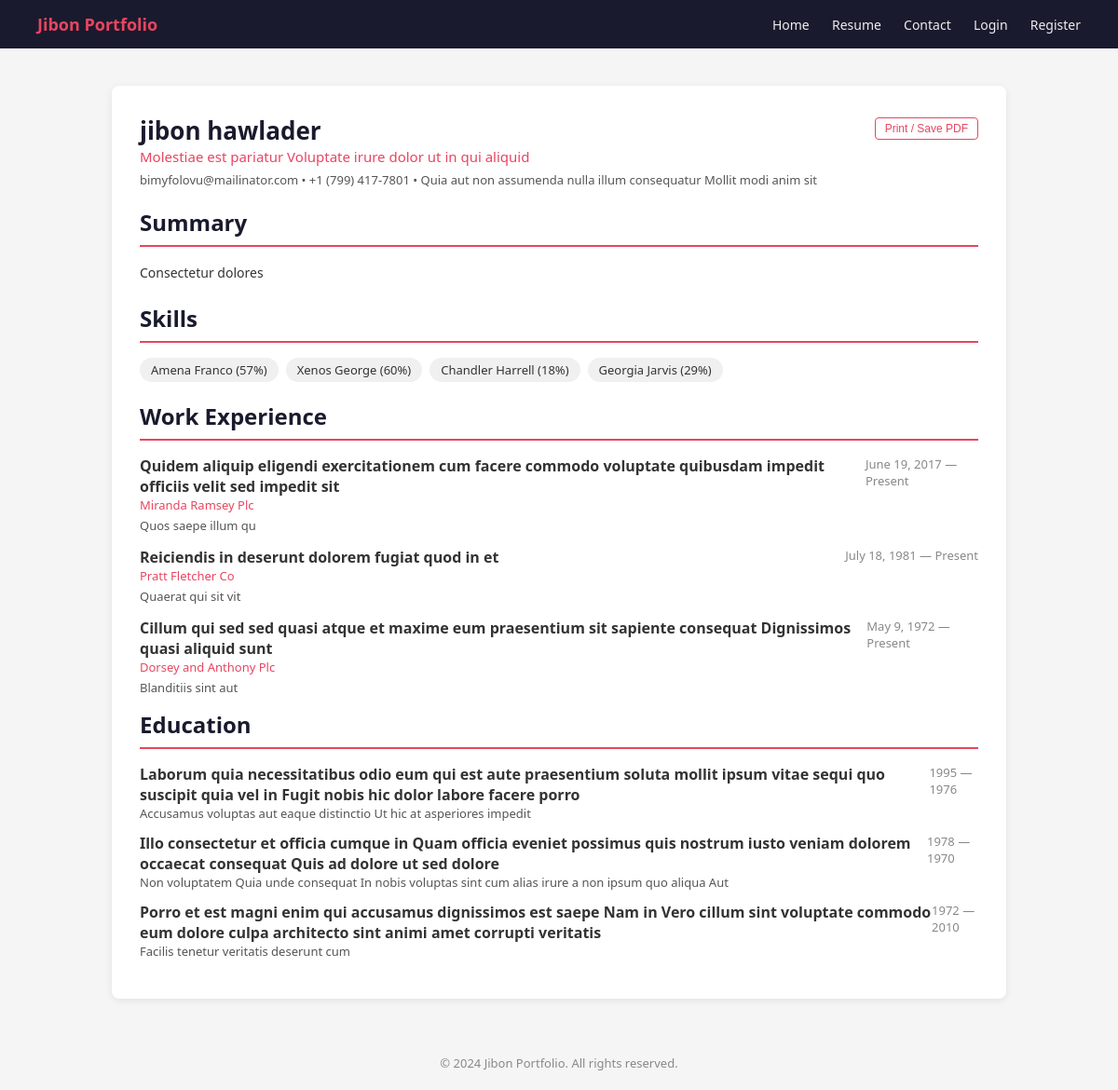
Screenshot of /resume/ with the database file from the repository.
### Portfolio/models.py (models this page shows, shortened)
class Profile(models.Model):
    name = models.CharField(max_length=100)
    title = models.CharField(max_length=150)
    bio = models.TextField()
    email = models.EmailField()
    phone = models.CharField(max_length=20, blank=True)
    address = models.CharField(max_length=200, blank=True)
    github = models.URLField(blank=True)
    linkedin = models.URLField(blank=True)
    photo = models.ImageField(upload_to='profile/', blank=True, null=True)

class Skill(models.Model):
    name = models.CharField(max_length=100)
    level = models.IntegerField(default=80, help_text="Percentage 0-100")

class Experience(models.Model):
    company = models.CharField(max_length=150)
    role = models.CharField(max_length=150)
    start_date = models.DateField()
    end_date = models.DateField(null=True, blank=True)
    description = models.TextField(blank=True)
    is_current = models.BooleanField(default=False)
    class Meta:
        ordering = ['-start_date']

class Education(models.Model):
    institution = models.CharField(max_length=200)
    degree = models.CharField(max_length=200)
    field = models.CharField(max_length=150)
    start_year = models.IntegerField()
    end_year = models.IntegerField(null=True, blank=True)
    class Meta:
        ordering = ['-start_year']

### Portfolio/views.py (the view)
# urls.py: path('resume/', views.resume_view, name='resume'),
def resume_view(request):
    profile = Profile.objects.first()
    skills = Skill.objects.all()
    experiences = Experience.objects.all()
    educations = Education.objects.all()
    return render(request, 'portfolio/resume.html', {
        'profile': profile, 'skills': skills,
        'experiences': experiences, 'educations': educations,
    })

### templates/portfolio/resume.html (shortened to what this page needs)
{% extends 'portfolio/base.html' %}
{% block content %}
<div class="container">
  <div class="card" id="resume">
    <div style="display:flex;justify-content:space-between;align-items:flex-start;margin-bottom:20px;">
      <div>
        {% if profile %}
          <h1 style="font-size:26px;color:#1a1a2e;">{{ profile.name }}</h1>
          <p style="color:#e94560;font-size:15px;">{{ profile.title }}</p>
          <p style="font-size:13px;color:#555;margin-top:6px;">
            {{ profile.email }}
            {% if profile.phone %} &bull; {{ profile.phone }}{% endif %}
            {% if profile.address %} &bull; {{ profile.address }}{% endif %}
          </p>
        {% endif %}
      </div>
      <button onclick="window.print()" class="btn btn-outline btn-sm" style="margin-top:4px;">Print / Save PDF</button>
    </div>
    {% if profile and profile.bio %}
    <h2>Summary</h2>
    <p style="font-size:14px;line-height:1.7;margin-bottom:20px;">{{ profile.bio }}</p>
    {% endif %}
    {% if skills %}
    <h2>Skills</h2>
    <div style="display:flex;flex-wrap:wrap;gap:8px;margin-bottom:20px;">
      {% for skill in skills %}
        <span style="background:#f0f0f0;padding:4px 12px;border-radius:20px;font-size:13px;">{{ skill.name }} ({{ skill.level }}%)</span>
      {% endfor %}
    </div>
    {% endif %}
    {% if experiences %}
    <h2>Work Experience</h2>
    {% for exp in experiences %}
    <div style="margin-bottom:14px;">
      <div style="display:flex;justify-content:space-between;">
        <strong>{{ exp.role }}</strong>
        <span style="font-size:13px;color:#888;">{{ exp.start_date }} — {% if exp.is_current %}Present{% else %}{{ exp.end_date }}{% endif %}</span>
      </div>
      <p style="color:#e94560;font-size:13px;">{{ exp.company }}</p>
      {% if exp.description %}<p style="font-size:13px;color:#555;margin-top:4px;">{{ exp.description }}</p>{% endif %}
    </div>
    {% endfor %}
    {% endif %}
    {% if educations %}
    <h2>Education</h2>
    {% for edu in educations %}
    <div style="margin-bottom:12px;">
      <div style="display:flex;justify-content:space-between;">
        <strong>{{ edu.degree }} in {{ edu.field }}</strong>
        <span style="font-size:13px;color:#888;">{{ edu.start_year }} — {% if edu.end_year %}{{ edu.end_year }}{% else %}Present{% endif %}</span>
      </div>
      <p style="font-size:13px;color:#555;">{{ edu.institution }}</p>
    </div>
    {% endfor %}
    {% endif %}
  </div>
</div>
{% endblock %}

### templates/portfolio/base.html (style rules this page uses)
* { margin: 0; padding: 0; box-sizing: border-box; }
body { font-family: 'Segoe UI', sans-serif; background: #f5f5f5; color: #333; }
.container { max-width: 1000px; margin: 40px auto; padding: 0 20px; }
.card { background: #fff; border-radius: 8px; padding: 30px; margin-bottom: 24px; box-shadow: 0 2px 8px rgba(0,0,0,.08); }
h2 { color: #1a1a2e; margin-bottom: 16px; border-bottom: 2px solid #e94560; padding-bottom: 8px; }
.btn { display: inline-block; padding: 8px 18px; background: #e94560; color: #fff; border: none; border-radius: 4px; cursor: pointer; text-decoration: none; font-size: 14px; }
.btn-sm { padding: 4px 10px; font-size: 12px; }
.btn-outline { background: transparent; border: 1px solid #e94560; color: #e94560; }

### rows the page displays
Profile: name "jibon hawlader", title "Molestiae est pariatur Voluptate irure dolor ut in qui aliquid", email "bimyfolovu@mailinator.com", phone "+1 (799) 417-7801", address "Quia aut non assumenda nulla illum consequatur Mollit modi anim sit", bio "Consectetur dolores"
Skill: name "Amena Franco", level "57"
Skill: name "Xenos George", level "60"
Skill: name "Chandler Harrell", level "18"
Skill: name "Georgia Jarvis", level "29"
Experience: role "Quidem aliquip eligendi exercitationem cum facere commodo voluptate quibusdam impedit officiis velit sed impedit sit", start_date "June 19, 2017", is_current "Present", company "Miranda Ramsey Plc", description "Quos saepe illum qu"
Experience: role "Reiciendis in deserunt dolorem fugiat quod in et", start_date "July 18, 1981", is_current "Present", company "Pratt Fletcher Co", description "Quaerat qui sit vit"
Experience: role "Cillum qui sed sed quasi atque et maxime eum praesentium sit sapiente consequat Dignissimos quasi aliquid sunt", start_date "May 9, 1972", is_current "Present", company "Dorsey and Anthony Plc", description "Blanditiis sint aut"
Education: degree "Laborum quia necessitatibus odio eum qui est aute praesentium soluta mollit ipsum vitae sequi quo suscipit quia vel", field "Fugit nobis hic dolor labore facere porro", start_year "1995", end_year "1976", institution "Accusamus voluptas aut eaque distinctio Ut hic at asperiores impedit"
Education: degree "Illo consectetur et officia cumque", field "Quam officia eveniet possimus quis nostrum iusto veniam dolorem occaecat consequat Quis ad dolore ut sed dolore", start_year "1978", end_year "1970", institution "Non voluptatem Quia unde consequat In nobis voluptas sint cum alias irure a non ipsum quo aliqua Aut"
Education: degree "Porro et est magni enim qui accusamus dignissimos est saepe Nam", field "Vero cillum sint voluptate commodo eum dolore culpa architecto sint animi amet corrupti veritatis", start_year "1972", end_year "2010", institution "Facilis tenetur veritatis deserunt cum"
